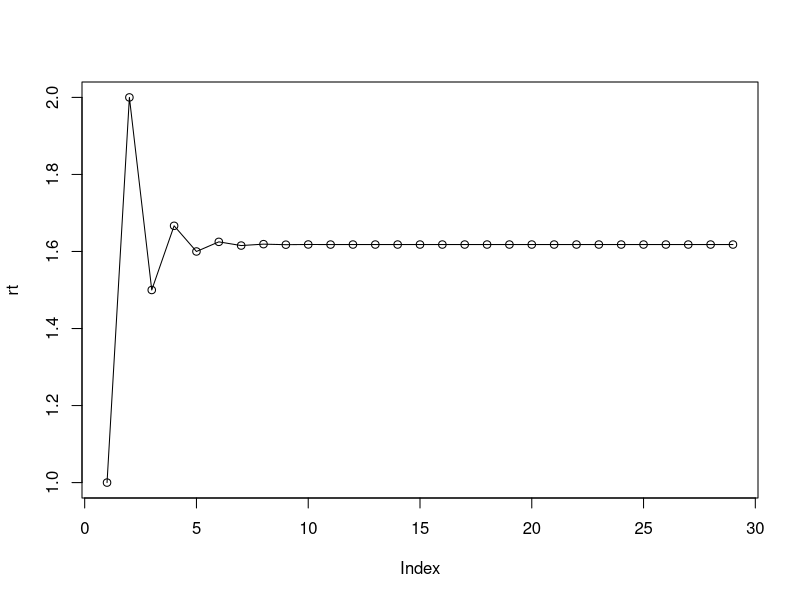

Write the R code that produced this figure.
## ---- chunk 1
# compute the ratio of f_{n}/f_{n-1} for n = 2,...,30
n = 30
fib = numeric(n)
fib[c(1,2)] = 1
for(i in 3:n) {
  fib[i] = fib[i-1] + fib[i-2]
}
rt = fib[2:n]/fib[1:(n-1)]
rt
## ---- chunk 2
plot(rt, type="o")
## ---- chunk 3
(1+sqrt(5))/2
## ---- chunk 4
answer = 0
for(j in 1:5) answer = answer + j
answer
## ---- chunk 5
answer = NULL
for(j in 1:5) answer = c(answer, j)
answer
## ---- chunk 6
answer = 0
for(j in 1:5) answer = c(answer, j)
answer
## ---- chunk 7
answer = 1
for(j in 1:5) answer = answer * j
answer
## ---- chunk 8
answer = 3
for(j in 1:15) answer = c(answer, (7 * answer[j]) %% 31)
answer
## ---- chunk 9
answer = 3
for(j in 1:16) answer = c(answer, (7 * answer[j]) %% 31)
answer
## ---- chunk 10
# @P: initial investment amount
# @n: length of the term
# output: amount of interest earned over the term
GIC = function(P, n) {
  
  if(n <= 3) 
    i = 0.04
  else
    i = 0.05
  
  I = P * ((1+i)^n - 1)
  return(I)
}

## ---- chunk 11
# @P: original principal
# @n: length of the term (in months)
# @open: whether the mortgage term is open or closed
#        if the mortgage term is open, then the input should be TRUE
# output: monthly mortgage payment
MIR = function(P, n, open) {
  
  if(open==TRUE)
    i = 0.05
  else
    i = 0.04
  
  R = P * i / (1 - (1+i)^(-n))
  return(R)
}
## ---- chunk 12
# @n: the upper bound of Fibonacci numbers f_k
# output: Fibonacci numbers f_k, where f_k < n for all k
Fib = function(n) {
  Fibonacci = c(1,1)
  
  while(sum(tail(Fibonacci,2)) < n) {
    Fibonacci = c(Fibonacci, sum(tail(Fibonacci,2)))
  }
  return(Fibonacci)
}

Fib(300)
## ---- chunk 13
# @x0: initial point
# epsilon: tolerance error
# output: i such that i = (1-(1+i)^{-20})/19
fp = function(x0, epsilon=1e-6) {
  
  i = x0
  i_s = (1-(1+i)^(-20))/19
  
  while(abs(i-i_s) > epsilon){
    i = i_s
    i_s = (1-(1+i)^(-20))/19
  }
  return(i_s)
}

fp(0.06)
## ---- chunk 14
fp(0)
fp(1e-5)
fp(-1e-5)
fp(100)
fp(-100)
## ---- chunk 15
# @x0: initial point
# epsilon: tolerance error
# output: c(i,count) where
#   i is the number such that i = (1-(1+i)^{-20})/19
#   count is the iteration number
fp_m = function(x0, epsilon=1e-6) {
  
  i = x0
  i_s = (1-(1+i)^(-20))/19
  
  count = 1
  
  while(abs(i-i_s) > epsilon){
    i = i_s
    i_s = (1-(1+i)^(-20))/19
    count = count + 1
  }
  return(c(i_s,count))
}

fp_m(0.06)
## ---- chunk 16
# @n: find all prime number less than n
# output: all prime number less than n
Eratosthenes = function(n) {
  if(n>=2) {
    sieve = seq(2, n)
    primes = c()
    while (length(sieve) > 0) {
      p = sieve[1]
      primes = c(primes, p)
      sieve <- sieve[(sieve %% p) != 0]
      if(p>=sqrt(n)) break
    }
    primes = c(primes, sieve)
    return(primes)
  } else {
    stop("Input value of n should be at least 2.")
  }
}
## ---- chunk 17
# @P: principle
# @n: length of the term
# @i: interest rate
# output: accumulated value
compound.interest = function(P, n, i) {
  AV = P * (1+i)^n
  return(AV)
}
## ---- chunk 18
compound.interest(P=1000, n=30, i=0.01)
## ---- chunk 19
# @f: the user defined function, for example f=function(x) {x+1}
# @a,b: a,b such that f(a)*f(b)<0
# @epsilon: tolerance error
# output: x such that f(x)=0
bisec = function(f, a, b, epsilon=1e-6) {
  
  if(f(a)*f(b) > 0) {
    print("Enter a, b such that f(a)*f(b) < 0")
    return(NULL)
  }
  
  m = (a+b)/2
  
  while(abs(f(m)) > epsilon) {
    
    if(f(m)*f(a) > 0) {
      a = m
      m = (a+b)/2
    } else {
      b = m
      m = (a+b)/2
    }
  }
  return(m)
}
## ---- chunk 20
# x: a vector
# @decreasing: FALSE for ascending; TRUE for descending sort
# output: sorted vector
mergesort = function (x, decreasing=FALSE) {
  n = length(x)
  
  if(n < 2){
    result = x
  }
  else{
    
    m = floor(n/2)
    y = x[1:m]
    z = x[(m+1):n]
    
    y = mergesort(y)
    z = mergesort(z)
    
    result = c()
    
    while(min(length(y),length(z)) > 0) {
      if(y[1] < z[1]) {
        result = c(result, y[1])
        y = y[-1]
      } else {
        result = c(result, z[1])
        z = z[-1]
      }
    }
    
    if(length(y) > 0)
      result = c(result, y)
    else
      result = c(result, z)
  }
  
  if(decreasing==TRUE)
    return(rev(result))
  else
    return(result) 
}
## ---- chunk 21
# @x0: initial value for x
# @y0: initial value for y
# @f: should be the form expression(f(x,y))
#     for exmaple, expression(x+2*y+5)
# @g: should be the form expression(g(x,y))
# @eps: tolerance
# output: c(x,y) such that f(x,y)=g(x,y)=0
Newton = function(x0, y0, f, g, eps) {
  
  df = deriv(f, c("x","y"))
  dg = deriv(g, c("x","y"))
  
  x = x0
  y = y0
  
  while(abs(eval(f)) > eps || abs(eval(g)) > eps) {
    
    evdf = eval(df)
    evdg = eval(dg)
    
    f = evdf[1]
    fx = attr(evdf,"gradient")[1]
    fy = attr(evdf,"gradient")[2]
    
    g = evdg[1]
    gx = attr(evdg,"gradient")[1]
    gy = attr(evdg,"gradient")[2]
    
    d = fx * gy - fy * gx
    
    x = x - (gy*f - fy*g)/d
    y = y - (fx*g - gx*f)/d
  }
  
  return(c(x,y))
}
## ---- chunk 22
f = expression(x + y)
g = expression(x^2 + 2*y^2 - 2)
Newton(1,-1,f,g,1e-5)
Newton(-1,1,f,g,1e-5)
## ---- chunk 23
# This function compute cn * x^(n-1) + ... + c2 * x + c1
# @x: can be the form x, or c(x1,x2,...,xn)
# @c: should be the form c(cn,...,c2,c1)
directpoly = function(x,c) {
  n = length(c)
  
  if(length(x)==1)
    return(sum(x^((n-1):0) * c))
  else
    return(rowSums(sapply((n-1):0, function(i) x^i * c[n-i])))
}
## ---- chunk 24
# This function compute cn * x^(n-1) + ... + c2 * x + c1
# @x: can be the form x, or c(x1,x2,...,xn)
# @c: should be the form c(cn,...,c2,c1)
hornerpoly = function(x,c) {
  n = length(c)
  
  a = matrix(0, nrow=length(x), ncol=n)
  a[,1] = c[1]
  
  for(i in 2:n) {
    a[,i] = a[,i-1] * x + c[i]
  }
  
  return(a[,n])
}
## ---- chunk 25
system.time(directpoly(x=seq(-10,10,length=5000000), c(1,-2,2,3,4,6,7)))
system.time(hornerpoly(x=seq(-10,10,length=5000000), c(1,-2,2,3,4,6,7)))
## ---- chunk 26
system.time(directpoly(x=seq(-10,10,length=5000000), c(2,17,-3)))
system.time(hornerpoly(x=seq(-10,10,length=5000000), c(2,17,-3)))
